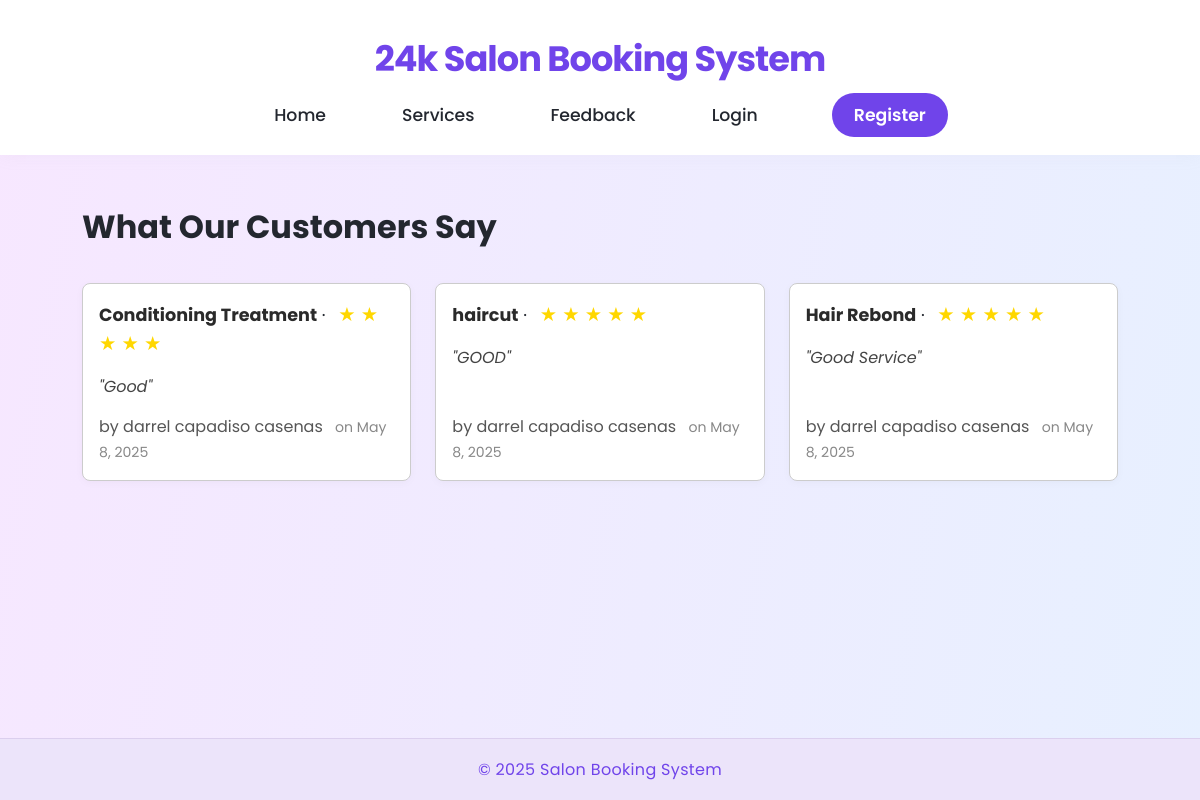
The app's page /public_feedback/ with its own data.
### booking/models.py (models this page shows, shortened)
class Feedback(models.Model):
    user = models.ForeignKey('User', on_delete=models.CASCADE)
    service = models.ForeignKey('Service', on_delete=models.CASCADE)
    booking = models.ForeignKey('Booking', on_delete=models.CASCADE, null=True, blank=True)
    rating = models.PositiveSmallIntegerField()
    comment = models.TextField()
    created_at = models.DateTimeField(auto_now_add=True)
    class Meta:
        unique_together = ('user', 'booking')

class Service(models.Model):
    category = models.ForeignKey(ServiceCategory, on_delete=models.CASCADE, related_name='services')
    name = models.CharField(max_length=255)
    description = models.TextField()
    price = models.DecimalField(max_digits=10, decimal_places=2)
    duration_hours = models.PositiveIntegerField(default=0, help_text="Duration hours")
    duration_minutes = models.PositiveIntegerField(default=0, help_text="Duration minutes")
    image = models.ImageField(upload_to='services/', blank=True, null=True)
    is_active = models.BooleanField(default=True)
    class Meta:
        ordering = ['category', 'name']

class User(AbstractUser):
    fullname = models.CharField(max_length=255, blank=True)
    created_at = models.DateTimeField(default=timezone.now)
    is_admin = models.BooleanField(default=False)

### booking/views.py (the view)
# urls.py: path('public_feedback/', views.public_feedback, name='public_feedback'),
def public_feedback(request):
    feedback_list = Feedback.objects.select_related('service', 'user').order_by('-created_at')
    paginator = Paginator(feedback_list, 9)
    page_number = request.GET.get('page')
    page_obj = paginator.get_page(page_number)
    return render(request, 'customer/public_feedback.html', {
        'feedbacks': page_obj.object_list,
        'is_paginated': page_obj.has_other_pages(),
        'page_obj': page_obj,
    })

### booking/templates/customer/public_feedback.html (shortened to what this page needs)
{% extends "base.html" %}
{% block content %}
    <h1>What Our Customers Say</h1>
    {% if feedbacks %}
        <div class="feedback-grid">
            {% for feedback in feedbacks %}
                <div class="feedback-item">
                    <div class="feedback-header">
                        <span class="service-name">{{ feedback.service.name }}</span>
                        &middot;
                        <span class="rating">
                            {% for i in "12345" %}
                                {% if forloop.counter <= feedback.rating %}
                                    ★
                                {% else %}
                                    <span style="color: #ccc;">★</span>
                                {% endif %}
                            {% endfor %}
                        </span>
                    </div>
                    <div class="feedback-comment">
                        "{{ feedback.comment|escape }}"
                    </div>
                    <div class="feedback-user">
                        by {{ feedback.user.fullname|default:feedback.user.username }}
                        <span class="feedback-date">
                            on {{ feedback.created_at|date:'N j, Y' }}
                        </span>
                    </div>
                </div>
            {% endfor %}
        </div>
    {% else %}
        <p>No feedback has been submitted yet.</p>
    {% endif %}
{% endblock %}

### booking/static/styles123.css (style rules this page uses)
:root { --main-bg: #f7f8fa; --card-bg: #fff; --accent: #23272f; --accent2: #7044ea; --accent3: #f7e7ff; --nav-bg: #fff; --nav-item: #23272f; --nav-active-bg: #7044ea; --nav-active-color: #fff; --radius: 18px; --shadow: 0 6px 32px 0 rgba(40, 45, 58, 0.10); --container-width: 1100px; }
* { margin: 0; padding: 0; box-sizing: border-box; }
html, body { min-height: 100vh; height: 100%; }
body { font-family: 'Poppins', Arial, Helvetica, sans-serif; background: var(--main-bg); color: var(--accent); min-height: 100vh; height: 100%; display: flex; flex-direction: column; }

### booking/templates/customer/public_feedback.html (style rules this page uses)
body { background: linear-gradient(100deg, var(--accent3, #f7e7ff) 0%, #e7f0ff 100%); }
.feedback-grid { display: grid; grid-template-columns: repeat(auto-fit, minmax(320px, 1fr)); gap: 24px; margin-bottom: 2em; margin-top: 2em; }
.feedback-item { min-width: 0; max-width: 100%; min-height: 180px; display: flex; flex-direction: column; justify-content: space-between; border: 1px solid #ccc; padding: 16px; border-radius: 8px; background: #fff; box-shadow: 0 2px 8px rgba(0,0,0,0.03); transition: box-shadow 0.2s; }
.feedback-header { margin-bottom: 10px; font-size: 1.1em; }
.service-name { font-weight: bold; color: #2a2a2a; }
.rating { color: gold; font-size: 1.1em; margin-left: 8px; }
.feedback-comment { font-style: italic; color: #444; margin-bottom: 8px; margin-top: 6px; flex: 1 1 auto; min-height: 32px; }
.feedback-user { color: #555; font-size: 1em; }
.feedback-date { font-size: 0.88em; color: #888; margin-left: 8px; }

### records on screen
Feedback: service.name "Conditioning Treatment", rating 5 (drawn), comment "Good", user.fullname "darrel capadiso casenas", created_at "May 8, 2025"
Feedback: service.name "haircut", rating 5 (drawn), comment "GOOD", user.fullname "darrel capadiso casenas", created_at "May 8, 2025"
Feedback: service.name "Hair Rebond", rating 5 (drawn), comment "Good Service", user.fullname "darrel capadiso casenas", created_at "May 8, 2025"
